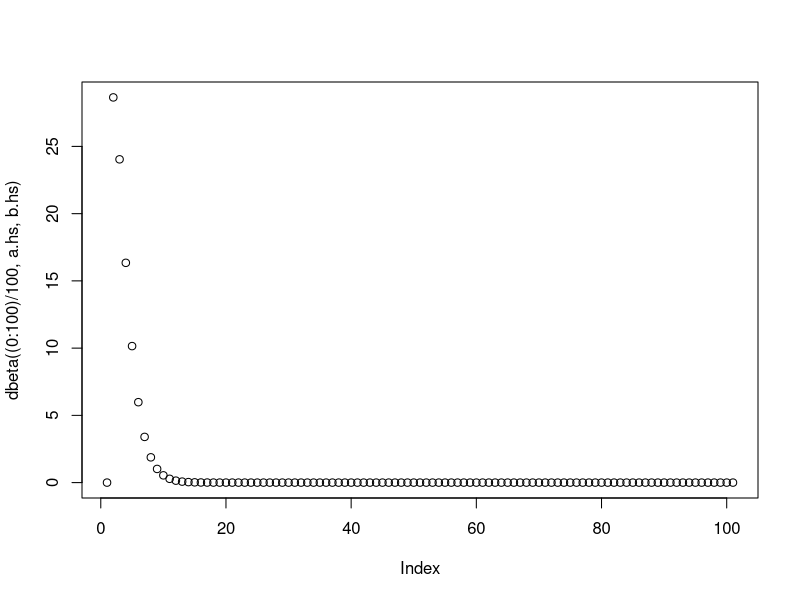

This figure's R source:

#Import packages for fitting logistic regressions with random effects
library(lme4)
library(lmerTest)

#Set study size. I have constrained these to certain values because of practicalisties 
#of the study. "Treating" a community takes 2 months, and the project is 30 months. 
#So, we can sample at time 0, and then every 6 months (6 total samples), 
#every 3 months (11 total samples), or every 2 months (16 total samples).
#Because we can treat a commnity every two months and the study will take 30 months, 
#the number of communities treated will be a multiple of 15.

eff.size=0.25 #anticipated effect size
s=3  #number of settlements (3 or 5)
c=10  #number of communities (5 or 10 if s=3; 3 or 6 if s=5)
n=100 #number of individuals per sample
ntp=11 #number of time points for samples (6, 11, or 16)
sp=(0:(ntp-1))*(30/(ntp-1)) #sampling time points

#create data frame with settlement, community, and treatment completion date for that community
sched=data.frame(rep(1:s,c),rep(1:c,each=s),rep(2*(1:15),each=s*c/15))
sched$id=paste(sched[,1],sched[,2],sep=".") #add column for patch ID

#create data frame with predictors at community level
pred=data.frame(rep(sp,each=s*c),rep(rep(1:s,each=c),ntp),rep(1:c,ntp*s))
colnames(pred)=c("time.point","settlement","community")
pred$id=paste(pred[,2],pred[,3],sep=".")
pred$treated=1*(sched[match(pred$id,sched$id),3]<=pred[,1])  #indicates whether the community has been treated at a given time point
pred$month=pred$time.point%%12
pred$hs=1*(pred$month<4)  #indicates whether we are in the high flu season

for (i in 1:4){
  pred[,i]=as.factor(pred[,i])  #converts predictors to factors (so R treats community ID as class rather than a number)
}

#Assign expectations. This is the key to our analysis, since our assumptions about 
# variability determine our predicted power. First, I think the infection rates that we 
# have are for clinic visitors, not for the population as a whole. So, I have 
# (arbitrarily) divided by 10. I got the variation among years from the last 10 years 
# of UK flu data at the national level. Variation among settlements matches variation 
# among the 6 largest UK cities in COVID death rates at spring peak. Variation among 
# communities matches variation among boroughs within Manchester and within London in 
# COVID death rates at spring peaks. These may overestimate, because some of this variance
# will be due to variation between the true and expected death rates due to small sample
# sizes. This is fine, because overestiamting variability will make our analysis conservative.

hs=0.025#/10  #high season in population
ls=0.006#6/10  #low season in population
cv.t=0.75 #coefficient of variation for seasons (UK surveillance data)
cv.s=0.25 #coefficient of variation for settlements (UK cities)
cv.c=0.35 #coefficient of variation for communities  (Manchester and London weeks 14-20)

#illustrate beta distributions (because it would be silly to set variance so high that they become U-shaped)
a.hs=(1-(1+cv.t^2)*hs)/(cv.t^2)
b.hs=(hs-1)*(hs-1+hs*cv.t^2)/(hs*cv.t^2)
plot(dbeta((0:100)/100,a.hs,b.hs))

cv.t = 1.25

#create a loop to simulate data and fit models


samples=10
ps=NULL
for (i in 1:samples){

  print(i) #to track progress
  
#baseline expectation for infection rates in each time step, first 4 months is hs
expect.t=(hs-ls)*((sp%%12)<4)+ls
#expectation with randomness for seasons
expect.t.r=rbeta(length(expect.t),shape1=(1-(1+cv.t^2)*expect.t)/(cv.t^2),shape2=(expect.t-1)*(expect.t-1+expect.t*cv.t^2)/(expect.t*cv.t^2))
expect.t.r[which(expect.t.r>.5)]=.5 #sloppy approach to avoiding NAs for high infection rates (Sylvia's)
#expectation with randomness for settlements
expect.s=rep(expect.t.r,each=s)
expect.s.r=rbeta(length(expect.s),shape1=(1-(1+cv.s^2)*expect.s)/(cv.s^2),shape2=(expect.s-1)*(expect.s-1+expect.s*cv.s^2)/(expect.s*cv.s^2))
expect.s.r[which(expect.s.r>.5)]=.5 #sloppy approach to avoiding NAs for high infection rates (Sylvia's)
#expectation with randomness for communities
expect.c=rep(expect.s.r,each=c)
expect.c.r=rbeta(length(expect.c),shape1=(1-(1+cv.c^2)*expect.c)/(cv.c^2),shape2=(expect.c-1)*(expect.c-1+expect.c*cv.c^2)/(expect.c*cv.c^2))

#attach these to the predictor matrix, impose treatment, and expand to sample 
#(modify infection rate by intervention effect)
pred$expect=expect.c.r*(1-pred$treated*eff.size)

#sample n individuals from each community
pred.long=pred[rep(1:nrow(pred),each=n),]
pred.long$infect=1*(runif(nrow(pred.long))<pred.long$expect)

#try to fit the model to the data
r.glmer=glmer(infect~treated+hs+(1|time.point)+(1|time.point:settlement)+(1|time.point:settlement:community),data=pred.long,family="binomial",control=glmerControl(optimizer="bobyqa", optCtrl=list(maxfun=100000)))

#store the p-value for the fitted model
ps=c(ps,summary(r.glmer)[10][[1]][2,4])
if (summary(r.glmer)[10][[1]][2,1]>0){
  ps[length(ps)]=1  #ignore models that show a significant positive effect of treatment, because these are false positives (as we have set the effect of treatment to be negative)
}

}

#count and report the power
sum(ps<0.05)/length(ps)
